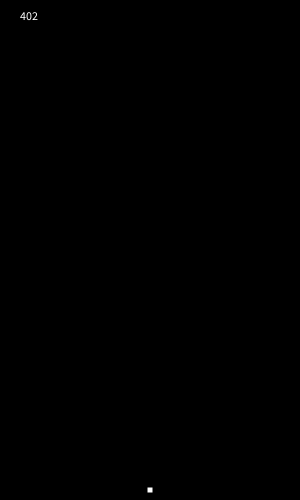
Frame 1 (no input)
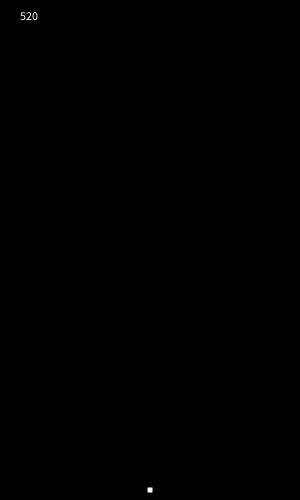
Frame 60 (the mouse pressed at the canvas centre just before this capture)
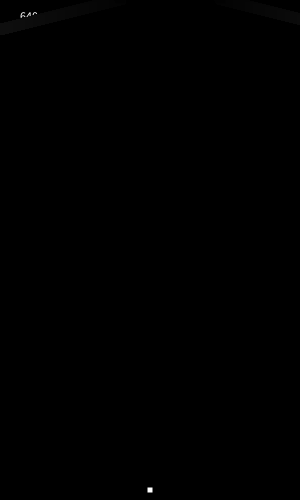
Frame 120 (the mouse held since frame 60 and released just before this capture)

The Processing sketch that drew these frames (run headless with seeded random() and noise(); from frame 60 on, the mouse is pressed at the canvas centre):

// Processing sketch: DJ_Perlin_Noise_Road
// ── DJ_Perlin_Noise_Road.pde
Car car;
ArrayList<Road> roads = new ArrayList<Road>();
int minRoadWidth = 100;
float xoff = 0.0;
float startingY;
void setup() {
  size(300,500);
  car = new Car();
  float n = noise(xoff) * (width-minRoadWidth);
  startingY = -n;
  Road r = new Road(n, startingY);
  roads.add(r);
  roads.add(r.pair());
  roads.addAll(r.cone());
}



void draw() {
  background(0);
  fill(255);
  text(roads.size(), 20,20);
  xoff = xoff + .01;
  float n = noise(xoff) * (width-minRoadWidth);
  Road road = new Road(n,startingY);
  roads.add(road);
  roads.add(road.pair());
  
  ArrayList<Road> removeList = new ArrayList<Road>();
  for(Road r : roads) {
    r.update();
    r.show();
    if (r.offScreen()) {
      removeList.add(r);
    }
  }
  roads.removeAll(removeList);
  
  car.show();
}

void keyPressed() {
  if (keyCode == RIGHT) {
    car.move(1);
  }
  if (keyCode == LEFT) {
    car.move(-1);
  }
}
// ── Car.pde
class Car {
  int x,y;
  int w = 5;
  int h = w;
  
  Car() {
    x = width/2;
    y = height - (2 * h);
  }
  
  void show() {
    rectMode(CENTER);
    fill(255);
    rect(x,y,w,h);
  }
  void move(int dir) {
    x += dir*5;
    x = Math.min(width-10, Math.max(10, x));
  }
}
// ── Road.pde
class Road {
  int x, y, w, h;
  int ySpeed = 1;

  Road() {
    x = floor(random(width));
    y = floor(random(height));
    w = 10;
    h = 10;
  }

  Road(int _x, int _y) {
    x = _x;
    y = _y;
    w = 10;
    h = 10;
  }
  Road(float _x, int _y) {
    x = (int)_x;
    y = _y;
    w = 10;
    h = 10;
  }
  Road(float _x, float _y) {
    x = (int)_x;
    y = (int)_y;
    w = 10;
    h = 10;
  }
  void update() {
    y += ySpeed;
  }

  void show() {
    rectMode(CENTER);
    noStroke();
    //fill(0);
    int c = floor(map(y,-h,height,0,190));
    fill(c);
    rect(x, y, w, h);
  }

  void showAll(ArrayList<Road> road) {
    
  }

  Road pair() {
    return new Road(x + minRoadWidth, y);
  }
  ArrayList<Road> cone() {
    ArrayList<Road> roads = new ArrayList<Road>();
    float curX = x;
    float curY = y;
    while (curX > 0) {
      curX--;
      curY = curY + 0.25;
      roads.add(new Road(curX, curY));
    }
    curX = x + minRoadWidth;
    curY = y;
    while (curX < height) {
      curX++;
      curY = curY + 0.25;
      roads.add(new Road(curX, curY));
    }

    return roads;
  }
  boolean offScreen() {
    return y > height;
  }
}
